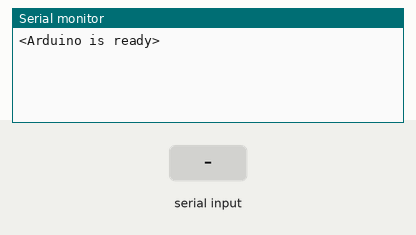
A sketch run on a simulated Arduino Uno, built with avr-gcc and run on an emulated ATmega328P. On the bench: the last lines printed to the serial monitor. Inputs (shaded band) come from the test bench.

Above: at 1.2 s.
1.3 s: "<90,45,200>" received over the second serial link
At 2.5 s:
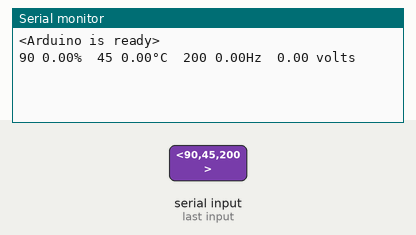
2.8 s: "<30,150,10>" received over the second serial link
At 3.8 s:
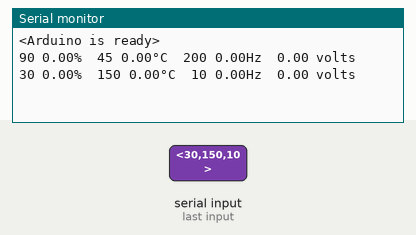

Measured:
- after the input at 1.3 s, the serial monitor: prints a new line at once (image 1)
- after the input at 2.8 s, the serial monitor: prints a new line at once (image 2)

The sketch:

recieve_3.ino
```cpp
#include <SoftwareSerial.h>

SoftwareSerial mySerial(2, 3); //RX, TX

const byte numChars = 90;
char receivedChars[numChars];
char tempChars[numChars];        // temporary array for use when parsing

// variables to hold the parsed data
char DataA[numChars] = {0};
char DataB[numChars] = {0};
char DataC[numChars] = {0};
char DataD[numChars] = {0};
float humidity = 0.0;
float temperature = 0.0;
float sound = 0.0;
float batteryTransmitter = 0.00;


boolean newData = false;

void setup() {
  Serial.begin(9600);
  Serial.println("<Arduino is ready>");
  mySerial.begin(9600);
}

void loop() {

  recvWithStartEndMarkers();
  if (newData == true) {
    strcpy(tempChars, receivedChars);
    // this temporary copy is necessary to protect the original data
    // because strtok() used in parseData() replaces the commas with \0
    parseData();
    showParsedData();
    newData = false;
  }
}

void recvWithStartEndMarkers() {
  static boolean recvInProgress = false;
  static byte ndx = 0;
  char startMarker = '<';
  char endMarker = '>';
  char rc;

  while (mySerial.available() > 0 && newData == false) {
    rc = mySerial.read();

    if (recvInProgress == true) {
      if (rc != endMarker) {
        receivedChars[ndx] = rc;
        ndx++;
        if (ndx >= numChars) {
          ndx = numChars - 1;
        }
      }
      else {
        receivedChars[ndx] = '\0'; // terminate the string
        recvInProgress = false;
        ndx = 0;
        newData = true;
      }
    }
    else if (rc == startMarker) {
      recvInProgress = true;
    }
  }
}


void showParsedData() {
  //    Serial.println(receivedChars);
  //    Serial.println(DataB);
  Serial.print(DataA);
  Serial.print(" ");
  Serial.print(humidity);
  Serial.print("%  ");
  Serial.print(DataB);
  Serial.print(" ");
  Serial.print(temperature);
  Serial.print("°C  ");
  Serial.print(DataC);
  Serial.print(" ");
  Serial.print(sound);
  Serial.print("Hz ");
  Serial.print(DataD);
  Serial.print(" ");
  Serial.print(batteryTransmitter);
  Serial.println(" volts");
}
```

parseData.ino
```cpp
void parseData() {      // split the data into its parts

  char * strtokIndx; // this is used by strtok() as an index

  strtokIndx = strtok(tempChars, ",");     // get the first part - the string
  strcpy(DataA, strtokIndx);               // copy it to DataA

  strtokIndx = strtok(NULL, ",");          // get the second part - the string
  strcpy(DataB, strtokIndx);               // copy it to DataB

  strtokIndx = strtok(NULL, ",");          // get the third part - the string
  strcpy(DataC, strtokIndx);               // copy it to DataC

  strtokIndx = strtok(NULL, ",");          // get the forth part - the string
  strcpy(DataD, strtokIndx);               // copy it to DataD

  strtokIndx = strtok(NULL, ",");          // this continues where the previous call left off
  humidity = atof(strtokIndx);             // cconvert this part to a float

  strtokIndx = strtok(NULL, ",");
  temperature = atof(strtokIndx);          // convert this part to a float

  strtokIndx = strtok(NULL, ",");
  sound = atof(strtokIndx);                // convert this part to a float

  strtokIndx = strtok(NULL, ",");
  batteryTransmitter = atof(strtokIndx);   // convert this part to a float

}
```
